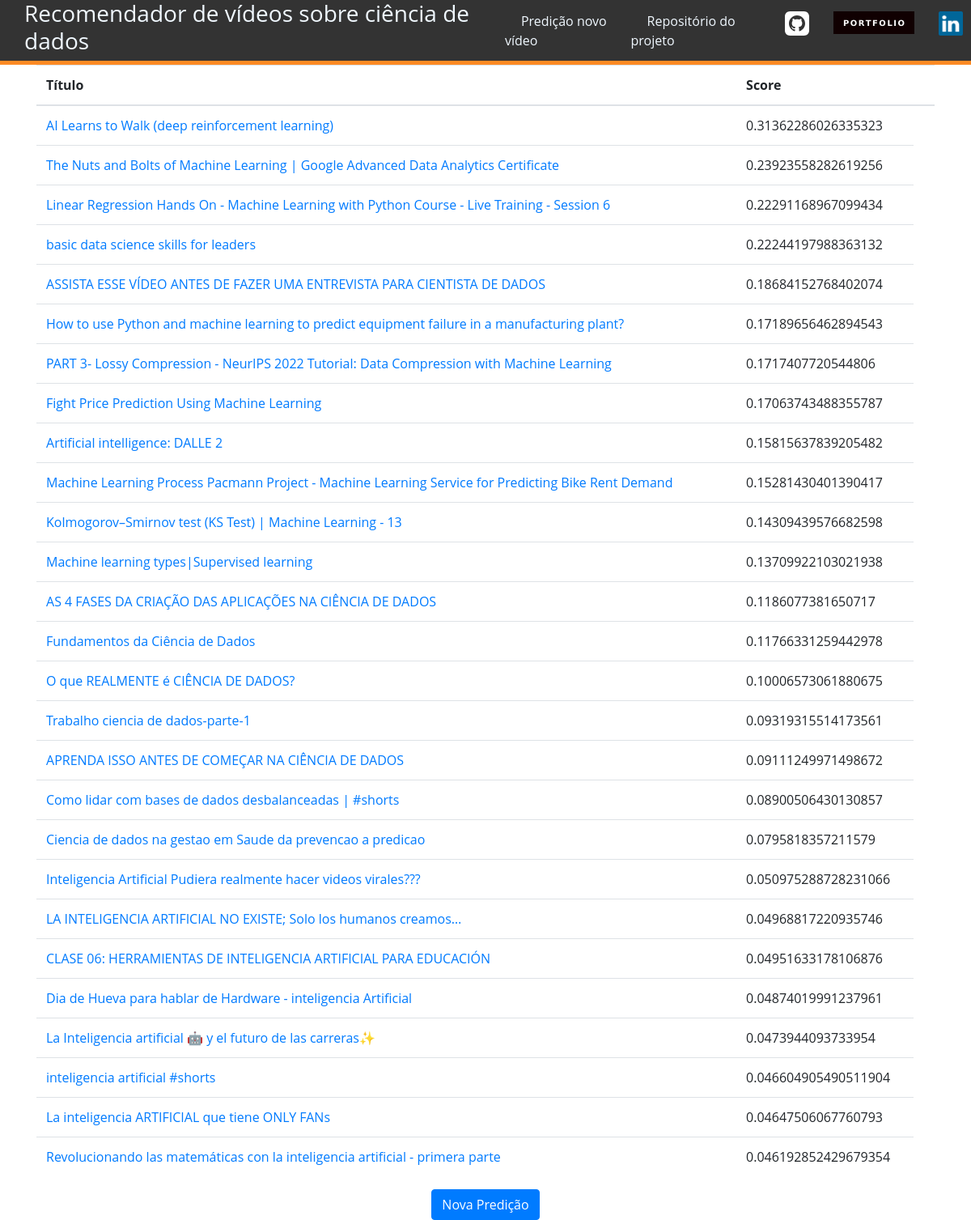
The page / on the database its author committed.
### tables this page shows
CREATE TABLE videos
                    (title text, video_id text, score real, update_time integer);

### scripts/app.py (the view)
@ app.route('/')
def main_page():
    preds, last_update = get_predictions_sql()  # get_predictions()
    return render_template('index.html', videos=preds)

### scripts/app.py (called while the page is built)
def get_predictions_sql():
    videos = []
    novos_videos_db = "videos.db"
    if not os.path.exists(novos_videos_db):
        db_starter.initialize_db_sql()
        run_backend.update_db_sqlite()
    last_update = os.path.getmtime(novos_videos_db) * 1e9
    if time.time_ns() - last_update > (720*3600*1e9):  # aprox. 1 mes
        run_backend.update_db_sqlite()
    with sqlite3.connect(run_backend.db_name) as conn:
        c = conn.cursor()
        for line in c.execute("SELECT * FROM videos ORDER BY score DESC"):
            line_json = {"title": line[0], "video_id": line[1],
                         "score": line[2], "update_time": line[3]}
            videos.append(line_json)
    return videos, last_update

### scripts/templates/index.html
{% extends 'base.html' %}
{% block content %}
<div class="container">
  {% if videos|length < 1 %}
  <p>Não há nada para recomendar por enquanto.</p>
  {% else %}
  <table class="table">
    <thead>
      <tr>
        <th>Título</th>
        <th>Score</th>
        <th></th>
      </tr>
    </thead>
    <tbody>
      {% for video in videos %}
      <tr>
        <td><a href="{{ video.video_id }}">{{ video.title }}</a></td>
        <td>{{ video.score }}</td>
      </tr>
      {% endfor %}
    </tbody>
  </table>
  {% endif %}
  <div class="text-center">
    <td class="text-right"><a class="btn btn-primary" href="/predict" role="button">Nova Predição</a></td>
  </div>
</div>
{% endblock content %}

### scripts/templates/base.html (shortened to what this page needs)
<!DOCTYPE html>
<html lang="pt-br">
<head>
  <link rel="stylesheet" href="https://stackpath.bootstrapcdn.com/bootstrap/4.3.1/css/bootstrap.min.css">
  <link rel="stylesheet" href="../static/css/style.css">
</head>
<body>
  <header class="header">
    <a href="/"><h3>Recomendador de vídeos sobre ciência de dados</h3></a>
      <nav>
        <ul class=“menu”>
          <li><a href="/predict">Predição novo vídeo</a></li>
          <li><a href="https://github.com/fhfraga/classificador_video_youtube">Repositório do projeto</a></li>
          <li><a href="https://github.com/fhfraga/"">
            <img src="../static/images/github.svg" alt="Github" width="30px"></a></li>
          <li><a href="https://fhfraga.github.io">
            <img src="../static/images/portfolio.svg" alt="Portfólio"></a></li>
          <li><a href="https://www.linkedin.com/in/fhfraga/">
            <img src="../static/images/linkedin.png" alt="Linkedin" width="30px"></a></li>
        </ul>
      </nav>
    </header>
    {% block content %}{% endblock %}
</body>
</html>

### scripts/static/css/style.css (style rules this page uses)
body { font-family: 'Open Sans', Arial, Helvetica, sans-serif; margin: 0; padding: 0; color: #333; }
.header { background-color: #333; color:aliceblue; width: 100%; display: flex; justify-content: space-between; align-items:center; border-bottom: 5px solid #fd8a24; }
.header nav ul { list-style: none; margin: 0px; padding: 0px; display: flex; }
.header h3 { color:aliceblue; margin-left: 10px; }
.header a { font-size: medium; color: aliceblue; margin-left: 20px; margin-right: 10px; }

### rows shown on the page
videos: title "AI Learns to Walk (deep reinforcement learning)", score "0.31362286026335323"
videos: title "The Nuts and Bolts of Machine Learning | Google Advanced Data Analytics Certificate", score "0.23923558282619256"
videos: title "Linear Regression Hands On - Machine Learning with Python Course - Live Training - Session 6", score "0.22291168967099434"
videos: title "basic data science skills for leaders", score "0.22244197988363132"
videos: title "ASSISTA ESSE VÍDEO ANTES DE FAZER UMA ENTREVISTA PARA CIENTISTA DE DADOS", score "0.18684152768402074"
videos: title "How to use Python and machine learning to predict equipment failure in a manufacturing plant?", score "0.17189656462894543"
videos: title "PART 3- Lossy Compression - NeurIPS 2022 Tutorial: Data Compression with Machine Learning", score "0.1717407720544806"
videos: title "Fight Price Prediction Using Machine Learning", score "0.17063743488355787"
videos: title "Artificial intelligence: DALLE 2", score "0.15815637839205482"
videos: title "Machine Learning Process Pacmann Project - Machine Learning Service for Predicting Bike Rent Demand", score "0.15281430401390417"
videos: title "Kolmogorov–Smirnov test (KS Test) | Machine Learning - 13", score "0.14309439576682598"
videos: title "Machine learning types|Supervised learning", score "0.13709922103021938"
videos: title "AS 4 FASES DA CRIAÇÃO DAS APLICAÇÕES NA CIÊNCIA DE DADOS", score "0.1186077381650717"
videos: title "Fundamentos da Ciência de Dados", score "0.11766331259442978"
videos: title "O que REALMENTE é CIÊNCIA DE DADOS?", score "0.10006573061880675"
videos: title "Trabalho ciencia de dados-parte-1", score "0.09319315514173561"
videos: title "APRENDA ISSO ANTES DE COMEÇAR NA CIÊNCIA DE DADOS", score "0.09111249971498672"
videos: title "Como lidar com bases de dados desbalanceadas | #shorts", score "0.08900506430130857"
videos: title "Ciencia de dados na gestao em Saude da prevencao a predicao", score "0.0795818357211579"
videos: title "Inteligencia Artificial Pudiera realmente hacer videos virales???", score "0.050975288728231066"
videos: title "LA INTELIGENCIA ARTIFICIAL NO EXISTE; Solo los humanos creamos…", score "0.04968817220935746"
videos: title "CLASE 06: HERRAMIENTAS DE INTELIGENCIA ARTIFICIAL PARA EDUCACIÓN", score "0.04951633178106876"
videos: title "Dia de Hueva para hablar de Hardware - inteligencia Artificial", score "0.04874019991237961"
videos: title "La Inteligencia artificial 🤖 y el futuro de las carreras✨", score "0.0473944093733954"
videos: title "inteligencia artificial #shorts", score "0.046604905490511904"
videos: title "La inteligencia ARTIFICIAL que tiene ONLY FANs", score "0.04647506067760793"
videos: title "Revolucionando las matemáticas con la inteligencia artificial - primera parte", score "0.046192852429679354"
